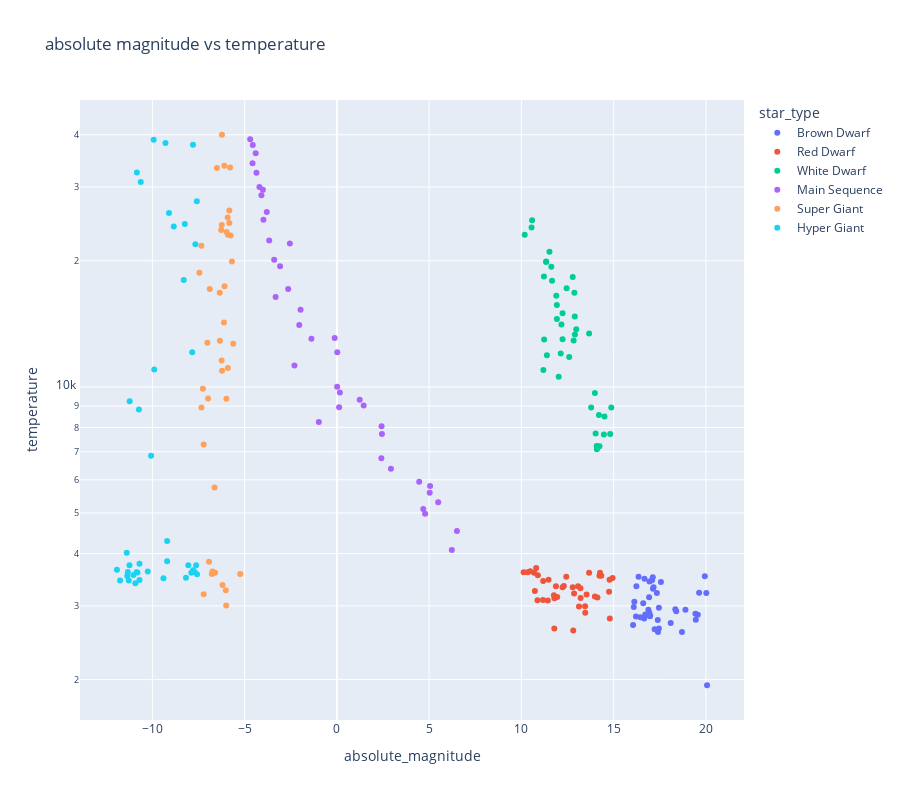

The notebook cell saved with this chart:
### Code cell
fig = px.scatter(stars, x='absolute_magnitude', y='temperature', 
                 color='star_type', 
                 hover_name='star_color', 
                 log_x=False, 
                 log_y= True, 
                 title='absolute magnitude vs temperature',
                 height = 800)


fig.show()

### Figure 1 — Plotly figure (JSON) as saved in the notebook; plotly's stock layout.template omitted (floating-point values rounded to 4 significant figures)
{"data": [{"hovertemplate": "<b>%{hovertext}</b><br><br>star_type=Brown Dwarf<br>absolute_magnitude=%{x}<br>temperature=%{y}<extra></extra>", "hovertext": ["Red", "Red", "Red", "Red", "Red", "Red", "Red", "Red", "Red", "Red", "Red", "Red", "Red", "Red", "Red", "Red", "Red", "Red", "Red", "Red", "Red", "Red", "Red", "Red", "Red", "Red", "Red", "Red", "Red", "Red", "Red", "Red", "Red", "Red", "Red", "Red", "Red", "Red", "Red", "Red"], "legendgroup": "Brown Dwarf", "marker": {"color": "#636efa", "symbol": "circle"}, "mode": "markers", "name": "Brown Dwarf", "orientation": "v", "showlegend": true, "type": "scatter", "x": [16.12, 16.6, 18.7, 16.65, 20.06, 16.98, 17.22, 17.4, 17.45, 16.05, 16.23, 16.94, 16.09, 16.96, 18.89, 17.13, 18.34, 16.45, 17.39, 19.43, 17.16, 19.94, 20.02, 16.92, 17.12, 19.63, 16.88, 16.71, 19.56, 18.09, 16.21, 18.39, 17.56, 17.34, 17.08, 16.93, 17.45, 16.67, 19.45, 16.35], "xaxis": "x", "y": [3068, 3042, 2600, 2800, 1939, 2840, 2637, 2600, 2650, 2700, 3341, 3432, 2983, 2835, 2935, 3295, 2945, 2817, 2774, 2871, 3323, 3531, 3218, 3146, 3511, 3225, 2935, 2861, 2856, 2731, 2831, 2914, 3419, 3218, 3453, 2889, 2968, 3484, 2778, 3523], "yaxis": "y"}, {"hovertemplate": "<b>%{hovertext}</b><br><br>star_type=Red Dwarf<br>absolute_magnitude=%{x}<br>temperature=%{y}<extra></extra>", "hovertext": ["Red", "Red", "Red", "Red", "Red", "Red", "Red", "Red", "Red", "Red", "Red", "Red", "Red", "Red", "Red", "Red", "Red", "Red", "Red", "Red", "Red", "Red", "Red", "Red", "Red", "Red", "Red", "Red", "Red", "Red", "Red", "Red", "Red", "Red", "Red", "Red", "Red", "Red", "Red", "Red"], "legendgroup": "Red Dwarf", "marker": {"color": "#EF553B", "symbol": "circle"}, "mode": "markers", "name": "Red Dwarf", "orientation": "v", "showlegend": true, "type": "scatter", "x": [10.69, 11.79, 13.21, 10.48, 11.78, 13.07, 14.79, 10.8, 13.53, 11.18, 12.3, 10.12, 13.2, 11.94, 10.89, 11.76, 13.46, 11.87, 12.81, 13.98, 10.87, 10.34, 11.17, 13.12, 14.23, 14.75, 11.43, 14.26, 12.23, 14.33, 11.47, 10.73, 13.45, 12.85, 12.43, 13.67, 14.12, 14.94, 12.78, 14.78], "xaxis": "x", "y": [3600, 3129, 3134, 3628, 2650, 3340, 2799, 3692, 3192, 3441, 3345, 3607, 3304, 3150, 3550, 3180, 2890, 3342, 2621, 3158, 3095, 3607, 3100, 2989, 3542, 3243, 3091, 3598, 3324, 3541, 3462, 3257, 2994, 3212, 3523, 3598, 3142, 3496, 3324, 3463], "yaxis": "y"}, {"hovertemplate": "<b>%{hovertext}</b><br><br>star_type=White Dwarf<br>absolute_magnitude=%{x}<br>temperature=%{y}<extra></extra>", "hovertext": ["Blue White", "White", "White", "White", "Blue White", "Yellowish White", "Blue white", "Yellowish White", "Yellowish White", "Pale yellow orange", "White-Yellow", "White", "white", "Blue White", "Blue White", "Blue White", "Blue White", "Blue White", "white", "Blue ", "Blue White", "Blue", "Blue", "Blue White", "Blue white ", "Blue white", "Blue white", "white", "White", "Blue White", "Blue", "Blue", "Blue", "Blue", "Blue", "Blue", "Blue", "Blue", "Blue", "Blue"], "legendgroup": "White Dwarf", "marker": {"color": "#00cc96", "symbol": "circle"}, "mode": "markers", "name": "White Dwarf", "orientation": "v", "showlegend": true, "type": "scatter", "x": [10.58, 14.02, 14.23, 14.5, 11.89, 12.23, 14.2, 14.47, 12.59, 14.08, 14.09, 12.02, 13.78, 12.45, 12.17, 13.98, 12.13, 11.19, 12.97, 11.34, 13.67, 11.52, 12.78, 11.92, 11.38, 14.87, 12.83, 12.89, 14.81, 11.23, 12.87, 11.92, 12.23, 12.9, 11.22, 11.34, 10.55, 10.18, 11.66, 11.62], "xaxis": "x", "y": [25000, 7740, 7220, 8500, 16500, 12990, 8570, 7700, 11790, 7230, 7100, 10574, 8930, 17200, 14100, 9675, 12010, 10980, 13720, 19860, 13420, 21020, 18290, 14520, 11900, 8924, 12912, 14732, 7723, 12984, 16790, 15680, 14982, 13340, 18340, 19920, 24020, 23092, 17920, 19360], "yaxis": "y"}, {"hovertemplate": "<b>%{hovertext}</b><br><br>star_type=Main Sequence<br>absolute_magnitude=%{x}<br>temperature=%{y}<extra></extra>", "hovertext": ["Blue", "Blue-white", "Blue-white", "Whitish", "yellow-white", "Whitish", "yellow-white", "yellow-white", "yellow-white", "yellow-white", "yellow-white", "yellowish", "yellowish", "Yellowish", "Blue-white", "Blue-white", "Orange-Red", "yellow-white", "Blue-white", "Blue", "Blue-white", "Blue-White", "Blue-white", "Blue-white", "Blue-white", "Blue-white", "Blue-white", "Blue-white", "Blue-white", "Blue", "Blue-white", "Blue-white", "Blue-white", "Blue-white", "Blue", "Blue", "Blue-white", "Blue-white", "Blue-white", "yellow-white"], "legendgroup": "Main Sequence", "marker": {"color": "#ab63fa", "symbol": "circle"}, "mode": "markers", "name": "Main Sequence", "orientation": "v", "showlegend": true, "type": "scatter", "x": [-4.7, -4.2, -1.97, 0.16, 5.05, 2.42, 2.41, 2.93, 4.46, 5.03, 5.49, 6.506, 6.228, 4.78, 1.45, -2.3, 4.68, 2.44, 0.02, -4.4, -4.01, 0.12, -2.04, -3.32, -3.98, -4.09, -3.8, -3.4, -1.38, -4.56, -3.67, 0.013, -0.12, -2.55, -4.57, -4.36, 1.236, -3.08, -2.64, -0.98], "xaxis": "x", "y": [39000, 30000, 15276, 9700, 5800, 8052, 6757, 6380, 5936, 5587, 5300, 4526, 4077, 4980, 9030, 11250, 5112, 7720, 12098, 36108, 29560, 8945, 14060, 16390, 25070, 28700, 26140, 20120, 13023, 37800, 22350, 10012, 13089, 22012, 34190, 32460, 9320, 19400, 17140, 8250], "yaxis": "y"}, {"hovertemplate": "<b>%{hovertext}</b><br><br>star_type=Super Giant<br>absolute_magnitude=%{x}<br>temperature=%{y}<extra></extra>", "hovertext": ["Red", "Red", "Red", "Red", "Red", "Red", "Red", "Red", "Red", "Blue", "Blue", "Blue", "Blue", "Blue", "Blue", "Blue", "Blue", "Blue", "Blue", "Blue", "Blue", "Blue", "Blue", "Blue", "Blue", "Blue", "Blue", "Blue", "Blue", "Blue", "Blue", "Blue", "Blue", "Blue", "Blue", "Blue", "Blue", "Blue", "Blue", "Blue"], "legendgroup": "Super Giant", "marker": {"color": "#FFA15A", "symbol": "circle"}, "mode": "markers", "name": "Super Giant", "orientation": "v", "showlegend": true, "type": "scatter", "x": [-6.93, -6.2, -6.02, -7.22, -6.0, -6.6, -6.78, -5.24, -6.74, -6.1, -6.5, -6.23, -5.76, -6.89, -5.91, -6.12, -5.83, -6.34, -6.24, -5.79, -5.92, -6.245, -5.62, -6.63, -7.34, -7.22, -5.69, -5.83, -6.09, -5.99, -6.27, -7.02, -6.98, -5.975, -6.35, -7.45, -7.262, -6.224, -5.905, -7.346], "xaxis": "x", "y": [3826, 3365, 3270, 3200, 3008, 3600, 3575, 3574, 3625, 33750, 33300, 40000, 23000, 17120, 11096, 14245, 24630, 12893, 24345, 33421, 25390, 11567, 12675, 5752, 8927, 7282, 19923, 26373, 17383, 9373, 23678, 12749, 9383, 23440, 16787, 18734, 9892, 10930, 23095, 21738], "yaxis": "y"}, {"hovertemplate": "<b>%{hovertext}</b><br><br>star_type=Hyper Giant<br>absolute_magnitude=%{x}<br>temperature=%{y}<extra></extra>", "hovertext": ["Red", "Red", "Red", "Orange", "Red", "Red", "Red", "Red", "Red", "Red", "Red", "Red", "Red", "Red", "Red", "Red", "Red", "Red", "Red", "Red", "Red", "Red", "Orange", "Blue", "Red", "Red", "Blue", "Blue-white", "Blue-white", "Blue-white", "Blue-white", "Blue", "Blue", "Blue-white", "Blue-white", "Blue", "Blue", "White", "White", "Blue"], "legendgroup": "Hyper Giant", "marker": {"color": "#19d3f3", "symbol": "circle"}, "mode": "markers", "name": "Hyper Giant", "orientation": "v", "showlegend": true, "type": "scatter", "x": [-9.4, -7.63, -9.2, -8.05, -7.79, -11.75, -11.92, -11.28, -11.24, -11.36, -10.7, -10.81, -11.33, -10.92, -10.86, -11.03, -11.39, -10.25, -10.07, -10.7, -7.58, -8.18, -9.2, -9.1, -7.89, -7.71, -8.3, -9.9, -7.84, -8.24, -8.84, -9.29, -10.84, -7.59, -7.67, -9.93, -10.63, -10.73, -11.23, -7.8], "xaxis": "x", "y": [3490, 3750, 3834, 3749, 3650, 3450, 3660, 3450, 3752, 3535, 3459, 3605, 3615, 3399, 3610, 3553, 4015, 3625, 6850, 3780, 3570, 3500, 4287, 26000, 3600, 3614, 18000, 11000, 12100, 24490, 24145, 38234, 32489, 27739, 21904, 38940, 30839, 8829, 9235, 37882], "yaxis": "y"}], "layout": {"height": 800, "legend": {"title": {"text": "star_type"}, "tracegroupgap": 0}, "title": {"text": "absolute magnitude vs temperature"}, "xaxis": {"anchor": "y", "domain": [0, 1], "title": {"text": "absolute_magnitude"}}, "yaxis": {"anchor": "x", "domain": [0, 1], "title": {"text": "temperature"}, "type": "log"}}}
